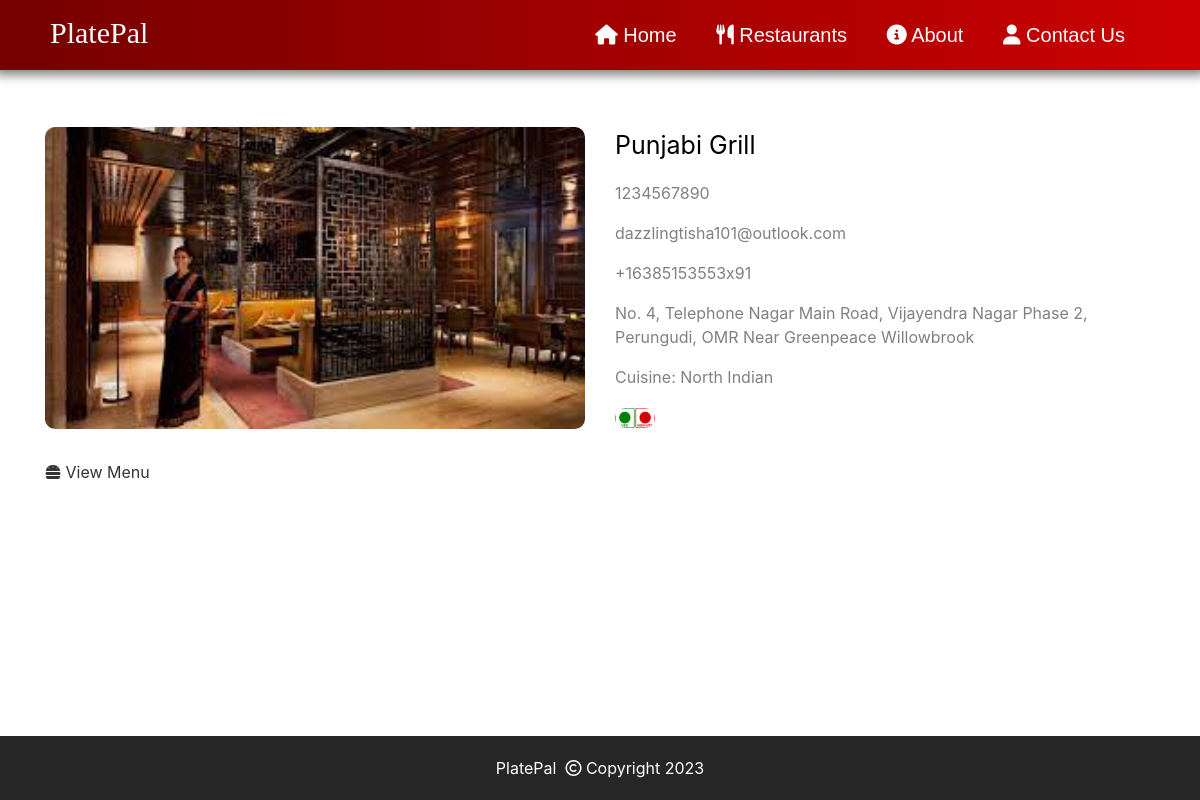
/restaurant/profile/2/, run on the app's committed database.
### Restaurant/models.py (models this page shows, shortened)
class Restaurant(models.Model):
    lic=models.IntegerField(null=True)
    name=models.CharField(max_length=70,null=True)
    user=models.OneToOneField(User,on_delete=models.CASCADE,null=True)
    pic=models.ImageField(upload_to='uploads/Restaurant_pics',blank=True,null=True)
    phone=PhoneField(unique=True,null=True)
    email=models.EmailField(unique=True,null=True)
    cuisine= models.CharField(max_length=40, blank=True, null=True)
    address= models.TextField(null=True)
    nv=models.TextField(choices=[('1','Veg'),('2','NonVeg'),('3','Both')],default='1')
    rate=models.IntegerField(default=5,validators=[MaxValueValidator(5),MinValueValidator(1)],blank=True,null=True)
    rev=models.ForeignKey("RestaurantReview",on_delete=models.CASCADE,related_name='rev',null=True,blank=True)

### Restaurant/views.py (the view)
# urls.py: path('profile/<int:pk>/',RestaurantProfile.as_view(),name='res-profile'),
class RestaurantProfile(View):
    def get(self,request,pk,*args,**kwargs):
        r=Restaurant.objects.get(pk=pk)
        rr=RestaurantReview.objects.filter(rest=pk)
        context={
            'r':r,
            'rr':rr
        }
        return render(request,"Restaurant/restro_profile.html",context)

### Restaurant/templates/Restaurant/restro_profile.html (shortened to what this page needs)
{% extends "Client/base.html" %}{% block content %}
<div class="container">
    <div class="rest-box">
        <h1>Restaurant Profile</h1>
        <div class="und" style="height: 5px; background-color: red; max-width: 250px; margin-bottom: 50px;"></div>
        <div class="divprofile_parent">
            <div class="row">
                <div class="col-lg-6">
                    {% if r.pic %}
                    <div class="divprofile">
                        <img src='{{ r.pic.url }}' alt="{{ r.name.0 }}">
                    </div>
                    {% endif %}
                </div>
                <div class="col-lg-6">
                    {% if r.name %}
                    <div class="divprofile">
                        <p class="resprofile_data" style="font-size: 25px; color: black;">{{ r.name }}</p>
                    </div>
                    {% endif %} {% if r.lic %}
                    <div class="divprofile">
                        <p class="resprofile_data">{{ r.lic }}</p>
                    </div>
                    {% endif %} {% if r.email %}
                    <div class="divprofile">
                        <p class="resprofile_data">{{ r.email }}</p>
                    </div>
                    {% endif %} {% if r.phone %}
                    <div class="divprofile">
                        <p class="resprofile_data">{{ r.phone }}</p>
                    </div>
                    {% endif %} {% if r.address %}
                    <div class="divprofile">
                        <p class="resprofile_data">{{ r.address }}</p>
                    </div>
                    {% endif %} {% if r.cuisine %}
                    <div class="divprofile">
                        <p class="resprofile_data">Cuisine: {{ r.cuisine }}</p>
                    </div>
                    {% endif %} {% if r.nv %}
                    <div class="divprofile">
                        <p class="resprofile_data">{% if r.nv == "3" %}<img src="/media/icons/both.png" style="height:20px;max-width:40px;">{% endif %}</p>
                    </div>
                    {% endif %}
                </div>
            </div>
        </div>
        <div style="margin-top: 15px;">
            <a href="{% url 'menu' r.pk %}" style="color: #333;"><i class="fas fa-hamburger"></i> View Menu</a>
        </div>
    </div>
</div>
{% endblock %}

### Client/templates/Client/nav.html (style rules this page uses)
body { margin: 0; padding: 0; }

### Restaurant/templates/Restaurant/restro_profile.html (style rules this page uses)
img { width: -webkit-fill-available; border-radius: 10px; }
.resprofile_data { color: gray; }
body { height: 100vh; }

### data on the page
Restaurant: pic (picture), name "Punjabi Grill", lic "1234567890", email "dazzlingtisha101@outlook.com", phone "+16385153553x91", address "No. 4, Telephone Nagar Main Road, Vijayendra Nagar Phase 2, Perungudi, OMR Near Greenpeace Willowbrook", cuisine "North Indian"
